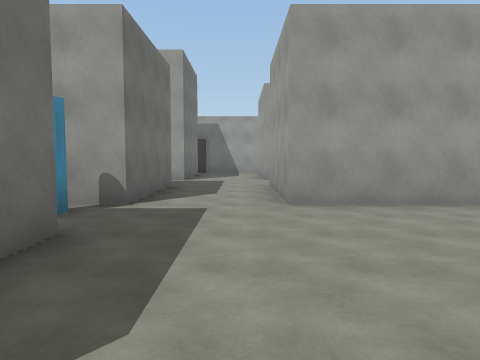
View 1 (above)

18 first-person views from a walk through a 3-D level made in the Unity game engine. The camera is 1.5 m above the floor, tilts 4° down and sees 70° across. The floor is counted in squares, 2 m on a side. Each view is taken from the middle of a square. On the plan, view 1 faces up. The plan holds only what a view shows up to about 11 squares ahead; the rest is blank. The place goes on beyond the plan.

View 2
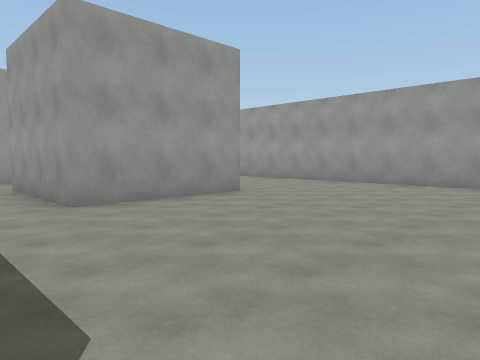

View 3
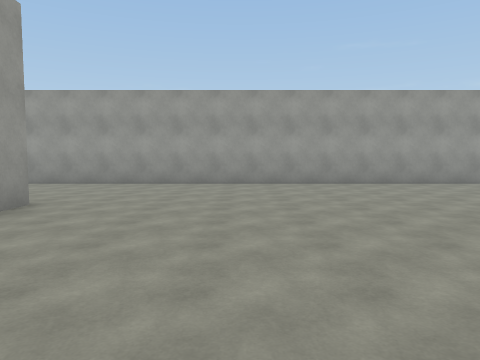

View 4
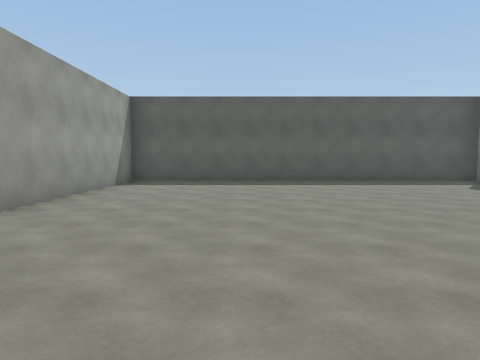

View 5
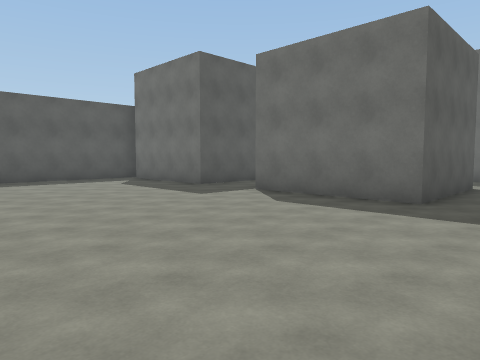

View 6
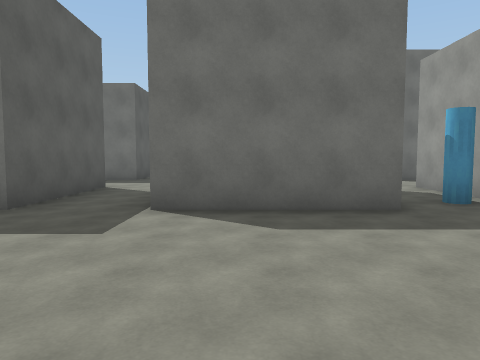

View 7
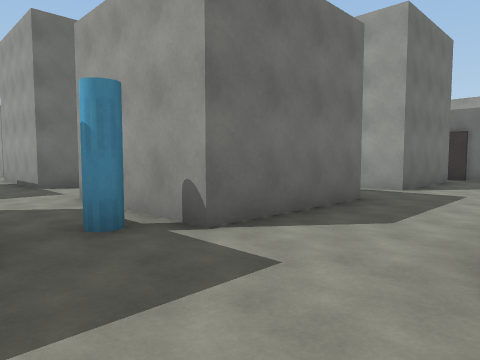

View 8
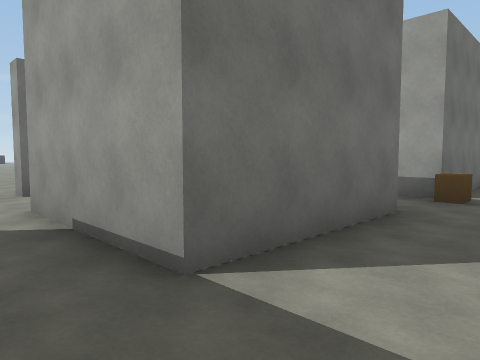

View 9
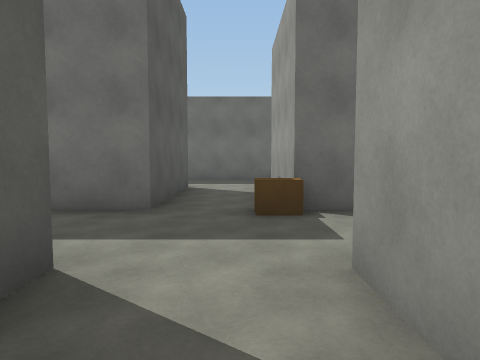

View 10
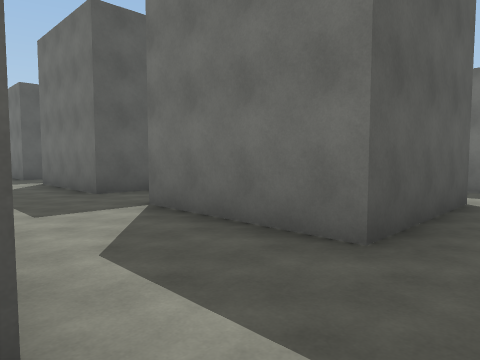

View 11
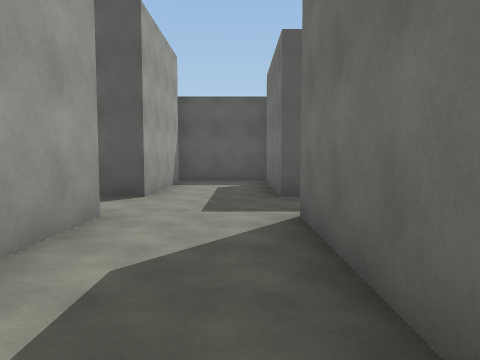

View 12
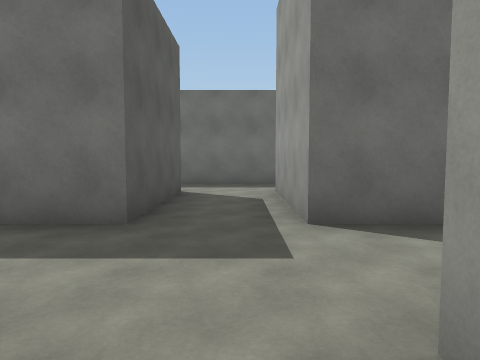

View 13
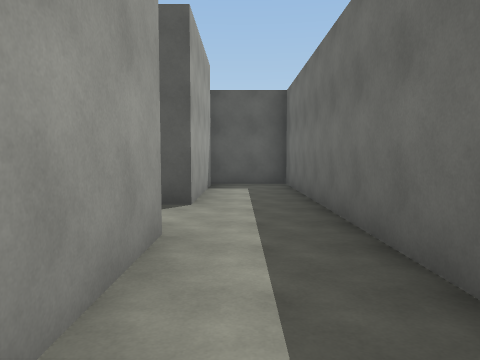

View 14
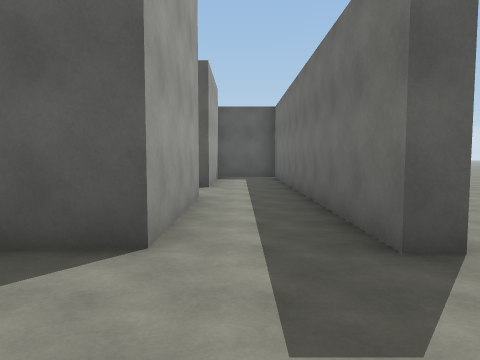

View 15
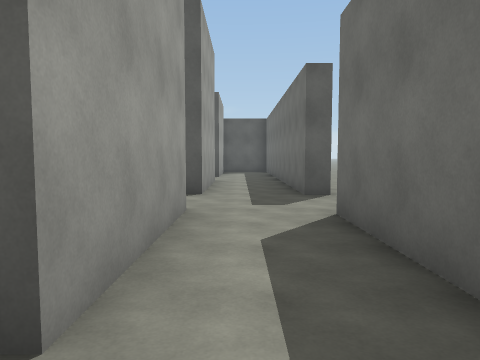

View 16
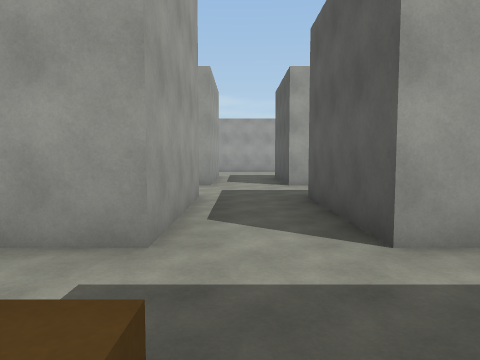

View 17
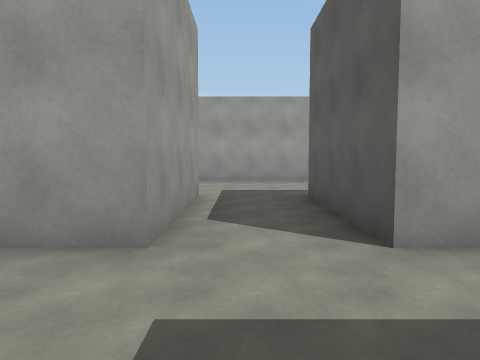

View 18
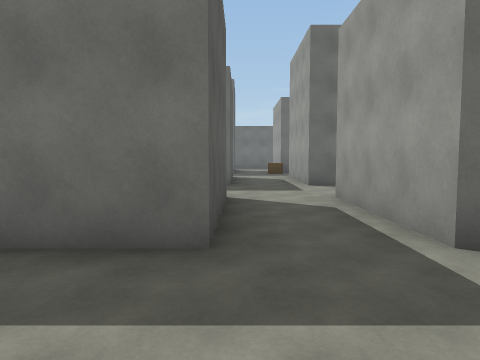

### Floor plan
Points are (right, up) in squares from view 1. A wall is a line through its corners. A room is listed if a view was taken in it or the views show most of it. See-through windows are left out.
Room 1 (views 1, 2, 3, 4, 5, 6, 7, 8, 9, 10, 11, 12, 13, 14, 15, 16, 17, 18)
walls: (-5.2, 3.3) (-1.7, 3.3) (-1.7, -0.2); (-5.3, -0.2) (-5.3, 1.6); (4.2, 5.3) (0.8, 5.3) (0.8, 8.8) (4.3, 8.8) (4.3, 7); (-5.3, 8) (-5.3, 8.8) (-1.7, 8.8) (-1.7, 5.3) (-5.2, 5.3); (-7.8, 3.3) (-7.8, -0.2) (-11.3, -0.2) (-11.3, 3.3) (-7.8, 3.3); (-7.8, 5.3) (-11.3, 5.3) (-11.3, 8.8) (-7.8, 8.8) (-7.8, 5.3); (-1.7, 11.5) (-1.7, 10.8) (-5.3, 10.8) (-5.3, 11.5); (-2.1, -6.2) (8.2, -6.2) (8.2, 11.2); (4.2, 10.8) (0.8, 10.8) (0.8, 11.5); (-5.3, -5.8) (-5.3, -2.2) (-1.7, -2.2) (-1.7, -5.8); (-8.4, 10.8) (-11.2, 10.8); (-7.9, -6.2) (-5.1, -6.2); (-13.9, 3.3) (-13.3, 3.3) (-13.3, -6.2) (-11.1, -6.2); (-11.3, -5.8) (-11.3, -2.2) (-7.8, -2.2) (-7.8, -5.5); (-13.3, 11) (-13.3, 5.6) (-13.8, 5.6)
ways out: opening at (-14, 4.5)
objects: other object (-8, 10) to (-7, 11); other object (-3, 5)

Where each view was taken, in squares from view 1:
view 1: 0 up, 0 right, facing up
view 2: 0 up, 1 left, facing up-right
view 3: 2 up, 1 left, facing right
view 4: 4 up, 5 right, facing down
view 5: 5 up, 4 right, facing down-left
view 6: 1 up, 3 right, facing left
view 7: 3 up, 1 right, facing up-left
view 8: 4 up, 6 left, facing up-left
view 9: 10 up, 3 left, facing left
view 10: 10 up, 5 left, facing down-left
view 11: 4 up, 7 left, facing down
view 12: 1 down, 4 left, facing left
view 13: 3 up, 12 left, facing down
view 14: 6 up, 12 left, facing down
view 15: 10 up, 12 left, facing down
view 16: 10 up, 8 left, facing right
view 17: 10 up, 2 left, facing right
view 18: 9 up, 7 right, facing left
